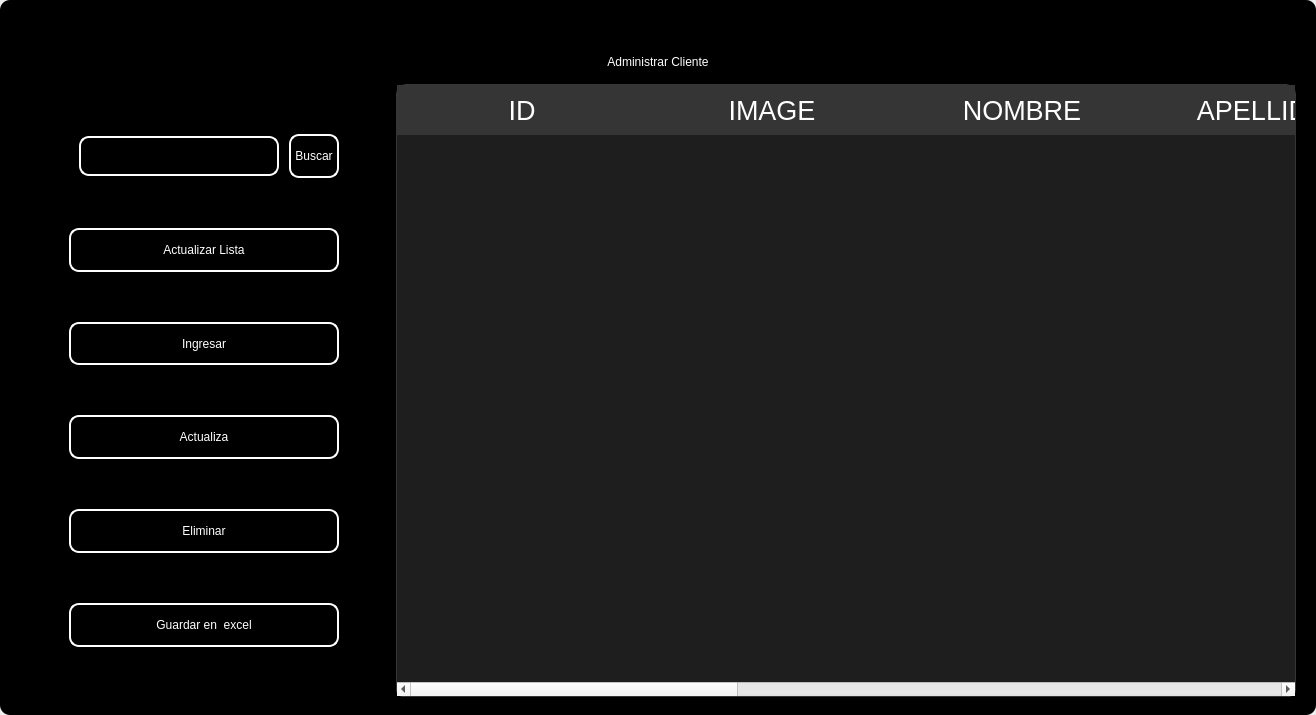
<?xml version="1.0" encoding="UTF-8"?>
<ui version="4.0">
 <class>MainWindow</class>
 <widget class="QMainWindow" name="MainWindow">
  <property name="geometry">
   <rect>
    <x>0</x>
    <y>0</y>
    <width>1316</width>
    <height>715</height>
   </rect>
  </property>
  <property name="windowTitle">
   <string>MainWindow</string>
  </property>
  <property name="styleSheet">
   <string notr="true"/>
  </property>
  <widget class="QWidget" name="centralwidget">
   <property name="styleSheet">
    <string notr="true"/>
   </property>
   <layout class="QVBoxLayout" name="verticalLayout">
    <property name="spacing">
     <number>0</number>
    </property>
    <property name="leftMargin">
     <number>0</number>
    </property>
    <property name="topMargin">
     <number>0</number>
    </property>
    <property name="rightMargin">
     <number>0</number>
    </property>
    <property name="bottomMargin">
     <number>0</number>
    </property>
    <item>
     <widget class="QFrame" name="frame">
      <property name="enabled">
       <bool>true</bool>
      </property>
      <property name="styleSheet">
       <string notr="true">
QFrame {
border-radius:10px;
	background-color: rgb(0, 0, 0);
 }
</string>
      </property>
      <property name="frameShape">
       <enum>QFrame::StyledPanel</enum>
      </property>
      <property name="frameShadow">
       <enum>QFrame::Raised</enum>
      </property>
      <layout class="QVBoxLayout" name="verticalLayout_2">
       <item>
        <widget class="QFrame" name="frame_superior">
         <property name="minimumSize">
          <size>
           <width>0</width>
           <height>40</height>
          </size>
         </property>
         <property name="maximumSize">
          <size>
           <width>16777215</width>
           <height>40</height>
          </size>
         </property>
         <property name="styleSheet">
          <string notr="true">QPushButton{
border-radius:18px;
}

QPushButton:hover{
	background-color: rgb(0, 0, 0);
}
</string>
         </property>
         <property name="frameShape">
          <enum>QFrame::StyledPanel</enum>
         </property>
         <property name="frameShadow">
          <enum>QFrame::Raised</enum>
         </property>
         <layout class="QHBoxLayout" name="horizontalLayout_3">
          <property name="spacing">
           <number>4</number>
          </property>
          <property name="leftMargin">
           <number>0</number>
          </property>
          <property name="topMargin">
           <number>0</number>
          </property>
          <property name="rightMargin">
           <number>0</number>
          </property>
          <property name="bottomMargin">
           <number>0</number>
          </property>
          <item>
           <widget class="QPushButton" name="btn_icon">
            <property name="text">
             <string/>
            </property>
            <property name="iconSize">
             <size>
              <width>40</width>
              <height>40</height>
             </size>
            </property>
           </widget>
          </item>
          <item>
           <spacer name="horizontalSpacer_2">
            <property name="orientation">
             <enum>Qt::Horizontal</enum>
            </property>
            <property name="sizeHint" stdset="0">
             <size>
              <width>443</width>
              <height>20</height>
             </size>
            </property>
           </spacer>
          </item>
          <item>
           <widget class="QPushButton" name="btn_exit">
            <property name="minimumSize">
             <size>
              <width>38</width>
              <height>38</height>
             </size>
            </property>
            <property name="maximumSize">
             <size>
              <width>38</width>
              <height>38</height>
             </size>
            </property>
            <property name="cursor">
             <cursorShape>PointingHandCursor</cursorShape>
            </property>
            <property name="text">
             <string/>
            </property>
            <property name="iconSize">
             <size>
              <width>35</width>
              <height>35</height>
             </size>
            </property>
           </widget>
          </item>
          <item>
           <widget class="QPushButton" name="bt_minimizar">
            <property name="minimumSize">
             <size>
              <width>38</width>
              <height>38</height>
             </size>
            </property>
            <property name="maximumSize">
             <size>
              <width>38</width>
              <height>38</height>
             </size>
            </property>
            <property name="cursor">
             <cursorShape>PointingHandCursor</cursorShape>
            </property>
            <property name="text">
             <string/>
            </property>
            <property name="icon">
             <iconset>
              <normaloff>image/minus.svg</normaloff>image/minus.svg</iconset>
            </property>
            <property name="iconSize">
             <size>
              <width>38</width>
              <height>38</height>
             </size>
            </property>
           </widget>
          </item>
          <item>
           <widget class="QPushButton" name="bt_maximizar">
            <property name="minimumSize">
             <size>
              <width>38</width>
              <height>38</height>
             </size>
            </property>
            <property name="maximumSize">
             <size>
              <width>38</width>
              <height>38</height>
             </size>
            </property>
            <property name="cursor">
             <cursorShape>PointingHandCursor</cursorShape>
            </property>
            <property name="text">
             <string/>
            </property>
            <property name="icon">
             <iconset>
              <normaloff>image/chevron-up.svg</normaloff>image/chevron-up.svg</iconset>
            </property>
            <property name="iconSize">
             <size>
              <width>38</width>
              <height>38</height>
             </size>
            </property>
           </widget>
          </item>
          <item>
           <widget class="QPushButton" name="bt_restaurar">
            <property name="minimumSize">
             <size>
              <width>38</width>
              <height>38</height>
             </size>
            </property>
            <property name="maximumSize">
             <size>
              <width>38</width>
              <height>38</height>
             </size>
            </property>
            <property name="cursor">
             <cursorShape>PointingHandCursor</cursorShape>
            </property>
            <property name="text">
             <string/>
            </property>
            <property name="icon">
             <iconset>
              <normaloff>image/chevron-down.svg</normaloff>image/chevron-down.svg</iconset>
            </property>
            <property name="iconSize">
             <size>
              <width>38</width>
              <height>38</height>
             </size>
            </property>
           </widget>
          </item>
          <item>
           <widget class="QPushButton" name="bt_cerrar">
            <property name="minimumSize">
             <size>
              <width>38</width>
              <height>38</height>
             </size>
            </property>
            <property name="maximumSize">
             <size>
              <width>38</width>
              <height>38</height>
             </size>
            </property>
            <property name="cursor">
             <cursorShape>PointingHandCursor</cursorShape>
            </property>
            <property name="text">
             <string/>
            </property>
            <property name="icon">
             <iconset>
              <normaloff>image/x.svg</normaloff>image/x.svg</iconset>
            </property>
            <property name="iconSize">
             <size>
              <width>38</width>
              <height>38</height>
             </size>
            </property>
           </widget>
          </item>
         </layout>
        </widget>
       </item>
       <item>
        <widget class="QLabel" name="label">
         <property name="styleSheet">
          <string notr="true">font: 30pt &quot;MS Shell Dlg 2&quot;;
color: rgb(255, 255, 255);</string>
         </property>
         <property name="text">
          <string>Administrar Cliente</string>
         </property>
         <property name="alignment">
          <set>Qt::AlignCenter</set>
         </property>
        </widget>
       </item>
       <item>
        <widget class="QFrame" name="frame_3">
         <property name="minimumSize">
          <size>
           <width>0</width>
           <height>0</height>
          </size>
         </property>
         <property name="frameShape">
          <enum>QFrame::StyledPanel</enum>
         </property>
         <property name="frameShadow">
          <enum>QFrame::Raised</enum>
         </property>
         <layout class="QHBoxLayout" name="horizontalLayout_4">
          <property name="leftMargin">
           <number>9</number>
          </property>
          <property name="topMargin">
           <number>9</number>
          </property>
          <property name="rightMargin">
           <number>9</number>
          </property>
          <item>
           <layout class="QVBoxLayout" name="verticalLayout_4">
            <property name="spacing">
             <number>50</number>
            </property>
            <property name="sizeConstraint">
             <enum>QLayout::SetDefaultConstraint</enum>
            </property>
            <property name="leftMargin">
             <number>50</number>
            </property>
            <property name="topMargin">
             <number>50</number>
            </property>
            <property name="rightMargin">
             <number>50</number>
            </property>
            <property name="bottomMargin">
             <number>50</number>
            </property>
            <item>
             <layout class="QHBoxLayout" name="horizontalLayout">
              <property name="spacing">
               <number>10</number>
              </property>
              <property name="leftMargin">
               <number>10</number>
              </property>
              <property name="topMargin">
               <number>0</number>
              </property>
              <property name="bottomMargin">
               <number>0</number>
              </property>
              <item>
               <widget class="QLineEdit" name="searchtxt">
                <property name="minimumSize">
                 <size>
                  <width>200</width>
                  <height>25</height>
                 </size>
                </property>
                <property name="maximumSize">
                 <size>
                  <width>150</width>
                  <height>40</height>
                 </size>
                </property>
                <property name="styleSheet">
                 <string notr="true">QLabel {
	color: rgb(255, 255, 254);
	font: 12pt &quot;Arial&quot;;
	background-color: rgba(0, 0, 0,0);
}

QTextEdit{
background-color: rgba(0, 0, 0,0);
border-radius:10px; 
font: 12pt &quot;Arial&quot;;
color: rgb(255, 255, 254);
border: 2px solid  rgb(255, 255, 255);

}

QTextEdit:hover{
background-color: rgba(0, 0, 0,0);
border-radius:10px; 
font: 12pt &quot;Arial&quot;;
border: 2px solid  rgb(120, 0, 171);
}

QTextEdit:focus{
background-color: rgb(0, 0, 0);
border-radius:10px; 
font: 12pt &quot;Arial&quot;;
border: 2px solid rgb(120, 0, 171);
}

QLineEdit{
background-color: rgba(0, 0, 0,0);
border-radius:10px; 
font: 12pt &quot;Arial&quot;;
color: rgb(255, 255, 254);
border: 2px solid  rgb(255, 255, 255);

}

QLineEdit:hover{
background-color: rgba(0, 0, 0,0);
border-radius:10px; 
font: 12pt &quot;Arial&quot;;
border: 2px solid  rgb(120, 0, 171);
}

QLineEdit:focus{
background-color: rgb(0, 0, 0);
border-radius:10px; 
font: 12pt &quot;Arial&quot;;
border: 2px solid rgb(120, 0, 171);
}

QCheckBox{
	font: 12pt &quot;Arial&quot;;
	color: rgb(255, 255, 255);
}

QCheckBox::indicator {
    width: 18px;
    height:18px;
}

QCheckBox::indicator:unchecked {
   background-image: url(image/square.svg);
}

QCheckBox::indicator:checked {
   background-image: url(image/check-square.svg);
}

QPushButton{
border-radius:10px; 
font: 12pt &quot;Arial&quot;;
color: rgb(255, 255, 254);
border: 2px solid #ffffff;
}

QPushButton:hover{
border-radius:10px; 
font: 12pt &quot;Arial&quot;;
color: rgb(255, 255, 255);
border: 2px solid rgb(120, 0, 171);
	background-color: rgb(120, 0, 171);
}
</string>
                </property>
               </widget>
              </item>
              <item>
               <widget class="QPushButton" name="btn_search">
                <property name="sizePolicy">
                 <sizepolicy hsizetype="Minimum" vsizetype="Fixed">
                  <horstretch>0</horstretch>
                  <verstretch>0</verstretch>
                 </sizepolicy>
                </property>
                <property name="minimumSize">
                 <size>
                  <width>0</width>
                  <height>15</height>
                 </size>
                </property>
                <property name="maximumSize">
                 <size>
                  <width>100</width>
                  <height>50</height>
                 </size>
                </property>
                <property name="cursor">
                 <cursorShape>PointingHandCursor</cursorShape>
                </property>
                <property name="styleSheet">
                 <string notr="true">QPushButton{
border-radius:10px; 
font: 12pt &quot;Arial&quot;;
color: rgb(255, 255, 254);
border: 2px solid #ffffff;
}

QPushButton:hover{
border-radius:10px; 
font: 12pt &quot;Arial&quot;;
color: rgb(255, 255, 255);
border: 2px solid rgb(120, 0, 171);
	background-color: rgb(120, 0, 171);
}</string>
                </property>
                <property name="text">
                 <string>Buscar</string>
                </property>
               </widget>
              </item>
             </layout>
            </item>
            <item>
             <widget class="QPushButton" name="btn_get">
              <property name="minimumSize">
               <size>
                <width>50</width>
                <height>40</height>
               </size>
              </property>
              <property name="maximumSize">
               <size>
                <width>300</width>
                <height>50</height>
               </size>
              </property>
              <property name="cursor">
               <cursorShape>PointingHandCursor</cursorShape>
              </property>
              <property name="styleSheet">
               <string notr="true">QPushButton{
border-radius:10px; 
font: 12pt &quot;Arial&quot;;
color: rgb(255, 255, 254);
border: 2px solid #ffffff;
}

QPushButton:hover{
border-radius:10px; 
font: 12pt &quot;Arial&quot;;
color: rgb(255, 255, 255);
border: 2px solid rgb(120, 0, 171);
	background-color: rgb(120, 0, 171);
}</string>
              </property>
              <property name="text">
               <string>Actualizar Lista</string>
              </property>
              <property name="iconSize">
               <size>
                <width>35</width>
                <height>35</height>
               </size>
              </property>
             </widget>
            </item>
            <item>
             <widget class="QPushButton" name="btn_add">
              <property name="minimumSize">
               <size>
                <width>0</width>
                <height>40</height>
               </size>
              </property>
              <property name="maximumSize">
               <size>
                <width>300</width>
                <height>50</height>
               </size>
              </property>
              <property name="cursor">
               <cursorShape>PointingHandCursor</cursorShape>
              </property>
              <property name="styleSheet">
               <string notr="true">QPushButton{
border-radius:10px; 
font: 12pt &quot;Arial&quot;;
color: rgb(255, 255, 254);
border: 2px solid #ffffff;
}

QPushButton:hover{
border-radius:10px; 
font: 12pt &quot;Arial&quot;;
color: rgb(255, 255, 255);
border: 2px solid rgb(120, 0, 171);
	background-color: rgb(120, 0, 171);
}</string>
              </property>
              <property name="text">
               <string>Ingresar</string>
              </property>
              <property name="iconSize">
               <size>
                <width>35</width>
                <height>35</height>
               </size>
              </property>
             </widget>
            </item>
            <item>
             <widget class="QPushButton" name="btn_update">
              <property name="minimumSize">
               <size>
                <width>0</width>
                <height>40</height>
               </size>
              </property>
              <property name="maximumSize">
               <size>
                <width>300</width>
                <height>50</height>
               </size>
              </property>
              <property name="cursor">
               <cursorShape>PointingHandCursor</cursorShape>
              </property>
              <property name="styleSheet">
               <string notr="true">QPushButton{
border-radius:10px; 
font: 12pt &quot;Arial&quot;;
color: rgb(255, 255, 254);
border: 2px solid #ffffff;
}

QPushButton:hover{
border-radius:10px; 
font: 12pt &quot;Arial&quot;;
color: rgb(255, 255, 255);
border: 2px solid rgb(120, 0, 171);
	background-color: rgb(120, 0, 171);
}</string>
              </property>
              <property name="text">
               <string>Actualiza</string>
              </property>
              <property name="iconSize">
               <size>
                <width>35</width>
                <height>35</height>
               </size>
              </property>
             </widget>
            </item>
            <item>
             <widget class="QPushButton" name="btn_delete">
              <property name="minimumSize">
               <size>
                <width>0</width>
                <height>40</height>
               </size>
              </property>
              <property name="maximumSize">
               <size>
                <width>300</width>
                <height>50</height>
               </size>
              </property>
              <property name="cursor">
               <cursorShape>PointingHandCursor</cursorShape>
              </property>
              <property name="styleSheet">
               <string notr="true">QPushButton{
border-radius:10px; 
font: 12pt &quot;Arial&quot;;
color: rgb(255, 255, 254);
border: 2px solid #ffffff;
}

QPushButton:hover{
border-radius:10px; 
font: 12pt &quot;Arial&quot;;
color: rgb(255, 255, 255);
border: 2px solid rgb(120, 0, 171);
	background-color: rgb(120, 0, 171);
}</string>
              </property>
              <property name="text">
               <string>Eliminar</string>
              </property>
              <property name="iconSize">
               <size>
                <width>35</width>
                <height>35</height>
               </size>
              </property>
             </widget>
            </item>
            <item>
             <widget class="QPushButton" name="btn_excel">
              <property name="minimumSize">
               <size>
                <width>10</width>
                <height>40</height>
               </size>
              </property>
              <property name="maximumSize">
               <size>
                <width>300</width>
                <height>50</height>
               </size>
              </property>
              <property name="cursor">
               <cursorShape>PointingHandCursor</cursorShape>
              </property>
              <property name="styleSheet">
               <string notr="true">QPushButton{
border-radius:10px; 
font: 12pt &quot;Arial&quot;;
color: rgb(255, 255, 254);
border: 2px solid #ffffff;
}

QPushButton:hover{
border-radius:10px; 
font: 12pt &quot;Arial&quot;;
color: rgb(255, 255, 255);
border: 2px solid rgb(120, 0, 171);
	background-color: rgb(120, 0, 171);
}</string>
              </property>
              <property name="text">
               <string>Guardar en  excel</string>
              </property>
              <property name="iconSize">
               <size>
                <width>35</width>
                <height>35</height>
               </size>
              </property>
             </widget>
            </item>
           </layout>
          </item>
          <item>
           <widget class="QTableWidget" name="table_client">
            <property name="minimumSize">
             <size>
              <width>900</width>
              <height>0</height>
             </size>
            </property>
            <property name="maximumSize">
             <size>
              <width>700</width>
              <height>16777215</height>
             </size>
            </property>
            <property name="styleSheet">
             <string notr="true">QTableView {
	background-color: rgba(255, 255, 255, 30); 	
	border: 1px solid rgba(255,255,255,40);
	border-bottom-right-radius: 7px; 
	border-bottom-left-radius: 7px; 
	color: white;
	font: 15pt &quot;MS Shell Dlg 2&quot;;
}

QHeaderView::section {
background-color: rgb(53, 53, 53);
color: white;
border: none;
height: 50px;
font-size: 20pt;
}

QTableView::item {
    border-style: none;
    border-bottom: 1px solid rgba(255,255,255,50);
    padding-left: auto;
    padding-right: auto;
}

QTableView::item:selected{
	border: none;
	color: rgb(255, 255, 255);
    background-color: rgba(255, 255, 255, 50);
}
</string>
            </property>
            <property name="lineWidth">
             <number>1</number>
            </property>
            <property name="editTriggers">
             <set>QAbstractItemView::NoEditTriggers</set>
            </property>
            <attribute name="horizontalHeaderDefaultSectionSize">
             <number>250</number>
            </attribute>
            <column>
             <property name="text">
              <string>ID</string>
             </property>
            </column>
            <column>
             <property name="text">
              <string>IMAGE</string>
             </property>
            </column>
            <column>
             <property name="text">
              <string>NOMBRE</string>
             </property>
            </column>
            <column>
             <property name="text">
              <string>APELLIDOS</string>
             </property>
            </column>
            <column>
             <property name="text">
              <string>CORREO</string>
             </property>
            </column>
            <column>
             <property name="text">
              <string>TEL. CONTACTO</string>
             </property>
            </column>
            <column>
             <property name="text">
              <string>DIRECCION</string>
             </property>
            </column>
            <column>
             <property name="text">
              <string>TIPO DE CLIENTE</string>
             </property>
            </column>
           </widget>
          </item>
         </layout>
        </widget>
       </item>
      </layout>
     </widget>
    </item>
   </layout>
  </widget>
 </widget>
 <resources/>
 <connections/>
</ui>
